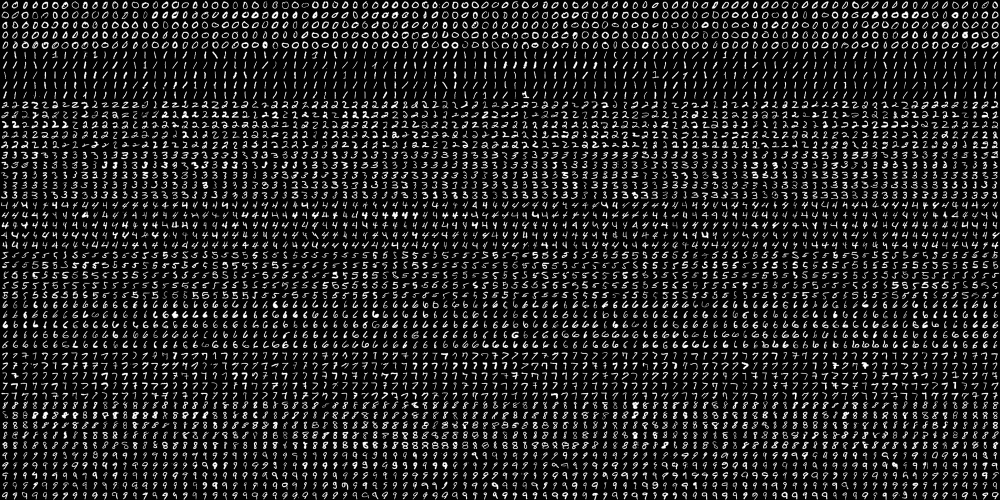
#> input picture SOFT_FULL/digits.png, 2000 x 1000 px (shown at 1/2 size); its folder holds only this picture in this run
$ python -i video_procedure.py   (imports and definitions only)   (older library calls are emulated)
#> lines starting #> are read from the running program, lines starting #| are printed output that depends on the picture; after the words box and inside, x2 and y2 are one past the last pixel; in counts of white or black regions, pixels touching at a corner belong together
#> further down, picture is the input picture: shape (1000, 2000, 3); min 0, max 255, mean 33.8
import numpy as np
import cv2
import geometry as geo
import frame_processing as fproc

def remove_dots(first_frame):
    gray_frame = cv2.cvtColor(first_frame, cv2.COLOR_BGR2GRAY)
    ret, edges = cv2.threshold(gray_frame, 10, 255, cv2.THRESH_BINARY)
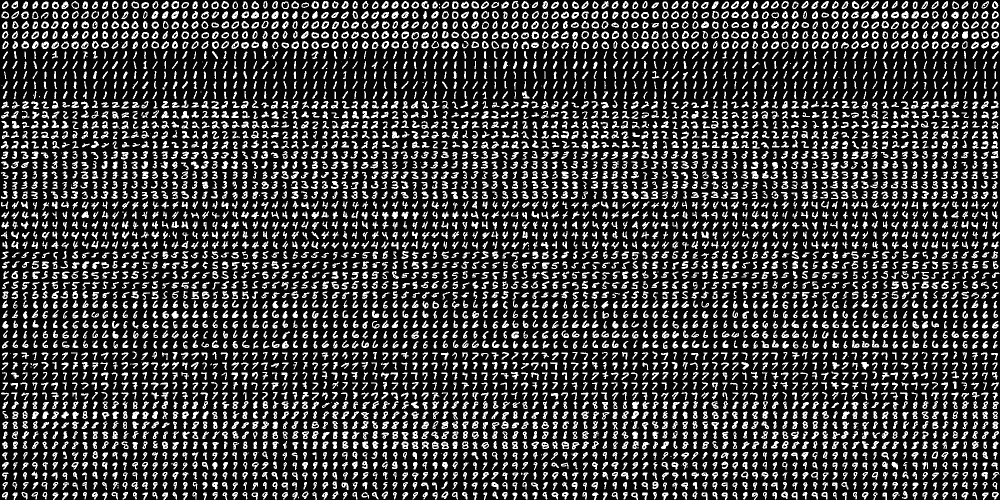
#> edges: shape (1000, 2000) (shown at 1/2 size); 22.5% white; 5128 white regions (119 under 20 px)
    im2, contours, hierrarchy = cv2.findContours(edges, cv2.RETR_LIST, cv2.CHAIN_APPROX_SIMPLE)
#> contours = 8331 contours, 2730 with area under 20; largest, box (x1, y1, x2, y2) and area: (343, 2, 358, 18) 171, (1883, 42, 1898, 58) 170, (563, 3, 578, 18) 166, (1123, 883, 1138, 898) 164, (1342, 22, 1358, 38) 163
    for contour_idx in range(len(contours)):
        if cv2.contourArea(contours[contour_idx]) < 25:
            cv2.drawContours(edges,contours, contour_idx, 0,-1)
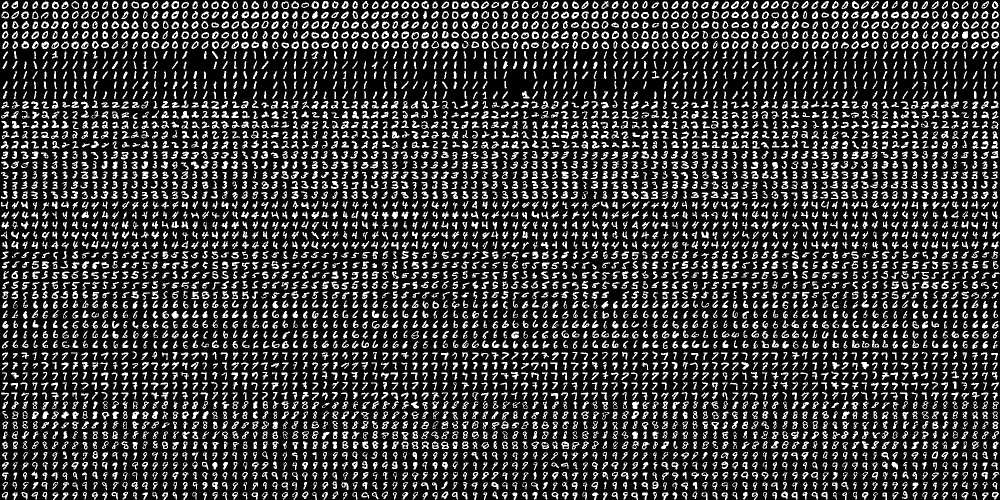
#> edges: shape (1000, 2000) (shown at 1/2 size); 21.4% white; 4965 white regions (2 under 20 px), largest, box (x1, y1, x2, y2) and area: (1883, 42, 1898, 58) 161, (1742, 22, 1758, 38) 160, (83, 83, 98, 98) 158
    return edges

def video_processing(filename):
    video = cv2.VideoCapture(filename)

    ret, frame = video.read()
    ret, frame = video.read()
    window_h, window_w = frame.shape[:2]
    thresholded_frame = remove_dots(frame.copy())
    cv2.imshow("bez tackica",thresholded_frame)
    line_x1, line_y1, line_x2, line_y2 = geo.find_line_coords(thresholded_frame.copy())
    main_line= geo.create_three_line_coords(line_x1, line_y1, line_x2, line_y2, window_w, window_h)

    video_speed = 10

    while video.isOpened():
        frame_openend, current_frame = video.read()

        if not frame_openend:
            break

        key = cv2.waitKey(video_speed)
        if key == 43:
            if video_speed - 2 < 0:
                video_speed = 1
            else:
                video_speed = video_speed - 2
        elif key == 45:
            video_speed = video_speed + 2
        elif key == 27:
            break
        elif key == 112:
            cv2.waitKey()

        fproc.filter_full_numers(filename, current_frame, main_line)


    video.release()
    cv2.destroyAllWindows()

>>> import cv2
>>> picture = cv2.imread('digits.png')
>>> result = remove_dots(picture)
